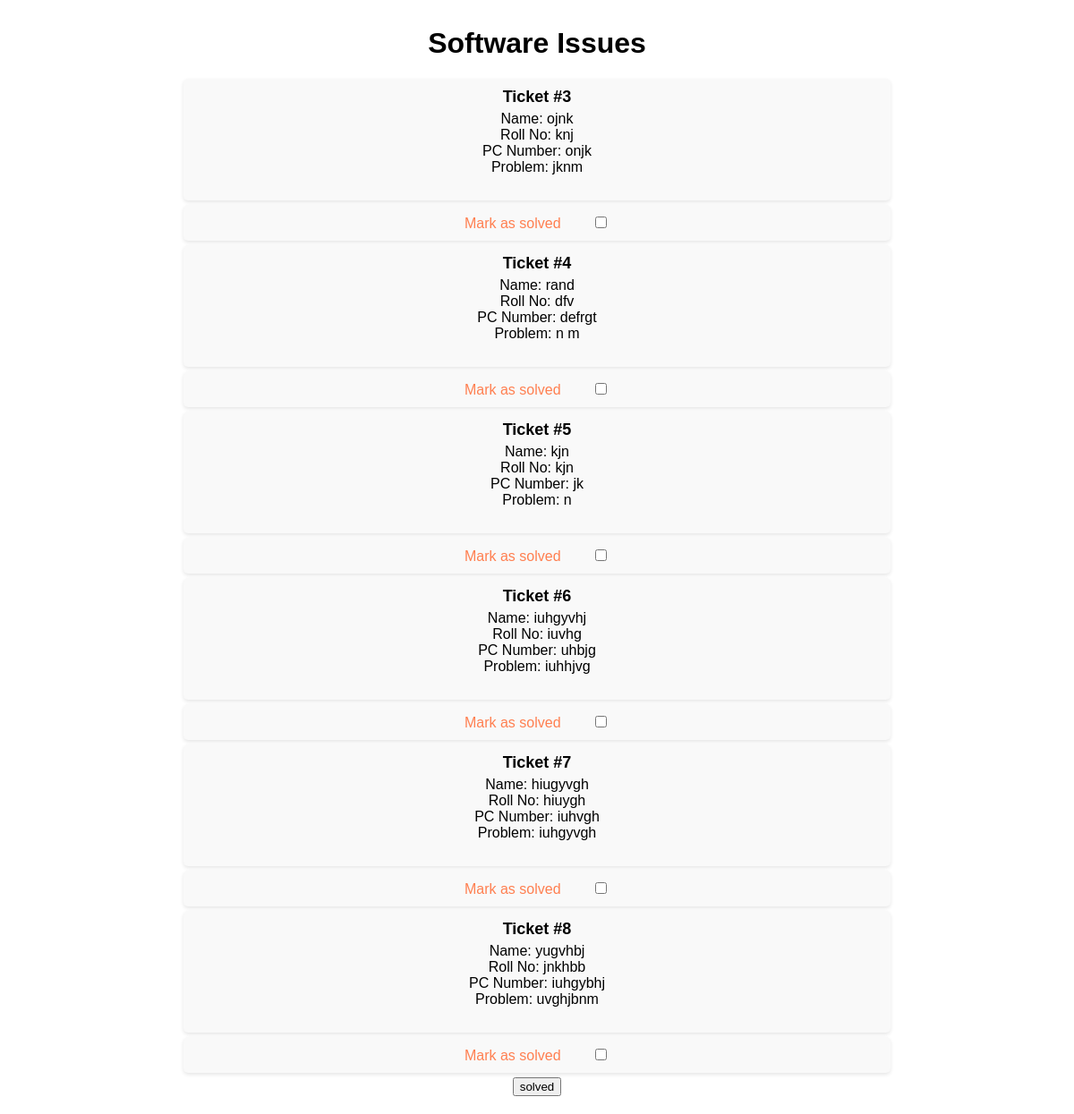
The page /admindash/software on the database its author committed.
### lab_admin/models.py (models this page shows)
class s_ticket(models.Model) :
    name = models.CharField(max_length=30)
    roll_no= models.CharField(max_length=30)
    pc_number = models.CharField(max_length=30)
    problem= models.CharField(max_length=200)

### lab_admin/views.py (the view, shortened to what this page needs)
# urls.py: path("/software" ,views.s_page , name="s_issue"),
def s_page(request):
    tickets = s_ticket.objects.all()
    return render(request, 's_issue.html', {'tickets': tickets})

### templates/s_issue.html (shortened to what this page needs)
<!DOCTYPE html>
<html>
<head>
</head>
<body>
    <h1>Software Issues</h1>
    <form method="post">
    <ul>
        {% for ticket in tickets %}
        <li>
            <div class="ticket-title">Ticket #{{ ticket.id }}</div>
            <div class="ticket-details">
                Name: {{ ticket.name }}<br>
                Roll No: {{ ticket.roll_no }}<br>
                PC Number: {{ ticket.pc_number }}<br>
                Problem: {{ ticket.problem }}<br>
                <label for="vehicle1"></label><br>
            </div>
            <li>
                <div class="box">Mark as solved<input type="checkbox" class="ticket-id" name={{ ticket.id }} id = {{ ticket.id }} value={{ ticket.id }} ></div>
            </li>
        </li>
        {% endfor %}
        <button type="submit" class="btn">solved</button>
    </ul>
</form>
</body>
</html>

### templates/s_issue.html (style rules this page uses)
body { font-family: Arial, sans-serif; text-align: center; }
h1 { margin-top: 30px; }
ul { list-style-type: none; padding: 0; margin: 20px auto; max-width: 800px; }
li { background-color: #f9f9f9; padding: 10px; margin: 5px; border-radius: 5px; box-shadow: 0 2px 4px rgba(0, 0, 0, 0.1); }
.ticket-title { font-weight: bold; font-size: 18px; }
.ticket-details { margin-top: 5px; font-size: 16px; }
.ticket-id { position:relative; padding-left : 5%; margin-left: 5%; }
.box { color: coral; }

### rows shown on the page
s_ticket: id "3", name "ojnk", roll_no "knj", pc_number "onjk", problem "jknm"
s_ticket: id "4", name "rand", roll_no "dfv", pc_number "defrgt", problem "n m"
s_ticket: id "5", name "kjn", roll_no "kjn", pc_number "jk", problem "n"
s_ticket: id "6", name "iuhgyvhj", roll_no "iuvhg", pc_number "uhbjg", problem "iuhhjvg"
s_ticket: id "7", name "hiugyvgh", roll_no "hiuygh", pc_number "iuhvgh", problem "iuhgyvgh"
s_ticket: id "8", name "yugvhbj", roll_no "jnkhbb", pc_number "iuhgybhj", problem "uvghjbnm"
